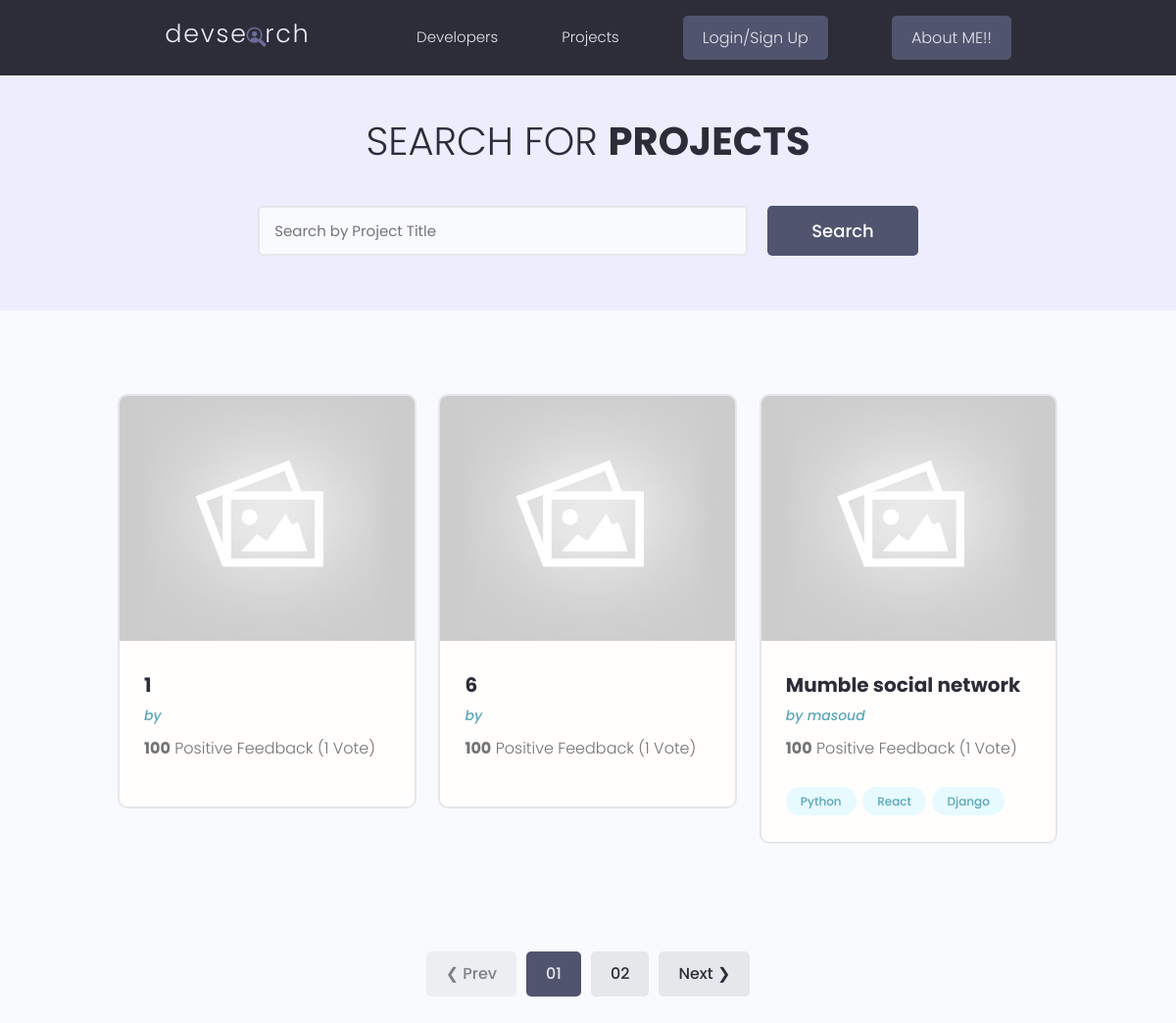
/projects/, run on the app's committed database.
### projects/models.py (models this page shows, shortened)
class Project(models.Model):
    owner= models.ForeignKey(Profile, null=True, blank=True, on_delete=models.SET_NULL)
    title = models.CharField(max_length=200)
    description = models.TextField(max_length=500, null=True, blank=True)
    demo_link = models.CharField(max_length=2000,null=True, blank=True)
    featured_image = models.ImageField(null=True, blank=True, default='default.jpg')
    source_link = models.CharField(max_length=2000,null=True, blank=True)
    tags = models.ManyToManyField('Tag', blank= True , null= True,)
    vote_total = models.IntegerField(default=0, null=True,blank=True)
    vote_ratio = models.IntegerField(default=0, null=True, blank=True)
    created=models.DateTimeField(auto_now_add=True)
    id = models.UUIDField(default=uuid.uuid4,unique=True,primary_key=True , editable=False)
    class Meta:
        ordering=['-vote_ratio','-vote_total','title']

class Tag(models.Model):
    name = models.CharField(max_length=200)
    created = models.DateTimeField(auto_now_add=True)
    id = models.UUIDField(default=uuid.uuid4, unique=True, primary_key=True, editable=False)
    def __str__(self):
        return self.name

### users/models.py (models this page shows, shortened)
class Profile(models.Model):
    user = models.OneToOneField(User, on_delete=models.CASCADE, null=True, blank=True)
    name = models.CharField(max_length=200, blank=True, null=True)
    username= models.CharField(max_length=200, blank=True, null=True)
    location = models.CharField(max_length=200, blank=True, null=True)
    email = models.EmailField(max_length=400 , null=True, blank=True)
    short_intro=models.CharField(max_length=400 , null=True, blank=True)
    bio=models.TextField(null=True,blank=True)
    profile_image=models.ImageField(null=True,blank=True,upload_to='profiles/', default='profiles/user-default.png')
    social_github = models.CharField(max_length=200, blank=True, null=True)
    social_twitter = models.CharField(max_length=200, blank=True, null=True)
    linkedin = models.CharField(max_length=200, blank=True, null=True)
    youtube = models.CharField(max_length=200, blank=True, null=True)
    created=models.DateTimeField(auto_now_add=True)
    id = models.UUIDField(default=uuid.uuid4, unique=True,primary_key=True,editable=False)

### projects/views.py (the view)
# urls.py: path("projects/",views.getProjects),
def projects(request):
    projects,search_query=search(request)
    projects,paginator,custom_range=paginateProject(request,projects)
    msg="hello you are on the projects page"
    contents={'message':msg , 'projects':projects, 'search_query':search_query,'paginator':paginator,'custom_range':custom_range}
    return render(request, "projects/projects.html",contents)

### projects/utils.py (called while the page is built)
def paginateProject(request,projects):
    page = request.GET.get('page')
    results = 3
    paginator = Paginator(projects, results)
    try:
        projects = paginator.page(page)
    except PageNotAnInteger:
        page = 1
        projects = paginator.page(page)
    except EmptyPage:
        page = paginator.num_pages
        projects = paginator.page(page)
    leftIndex = (int(page) - 1)
    if leftIndex < 1:
        leftIndex = 1
    rightIndex = (int(page) + 2)
    if (rightIndex > paginator.num_pages):
        rightIndex = paginator.num_pages + 1
    custom_range = range(leftIndex, rightIndex)
    return (projects,paginator,custom_range)

def search(request):
    search_query=''
    tags=''
    owner=''
    if request.GET.get("search_query"):
        search_query=request.GET.get("search_query")
        tags = Tag.objects.filter(name__icontains=search_query)
    projects=Project.objects.distinct().filter(Q(title__icontains=search_query)|
                                    Q(description__icontains=search_query)|
                                    Q(owner__name__icontains=search_query) |
                                    Q(tags__in=tags))
    return projects,search_query

### projects/templates/projects/projects.html (shortened to what this page needs)
{% extends 'main.html' %}
{% block content %}
 <main class="projects">
    <section class="hero-section text-center">
      <div class="container container--narrow">
        <div class="hero-section__box">
          <h2>Search for <span>Projects</span></h2>
        </div>
        <div id="searchForm" class="hero-section__search">
          <form class="form" action="" method="get">
            <div class="form__field">
              <input class="input input--text" id="formInput#search" type="text" name="search_query"
                value="{{ search_query }}" placeholder="Search by Project Title" />
            </div>
            <input class="btn btn--sub btn--lg" type="submit" value="Search" />
          </form>
        </div>
      </div>
    </section>
    <section class="projectsList">
      <div class="container">
        <div class="grid grid--three">
            {% for item in  projects %}
                <div class="column">
            <div class="card project">
              <a href="{% url 'project' item.id %}" class="project">
                <img class="project__thumbnail" src="{{ item.featured_image.url }}" alt="project thumbnail" />
                <div class="card__body">
                  <h3 class="project__title">{{ item.title }}</h3>
                  <p><a class="project__author" href="{% url 'user-profile' item.owner_id  %}">by {{ item.owner.name }}</a></p>
                  <p class="project--rating">
                    <span style="font-weight: bold;">{{ item.vote_ratio}}</span> Positive Feedback ({{ item.vote_total }} Vote{{ item.vote_total|pluralize:"s" }})
                  </p>
                  <div class="project__tags">
                    {% for tag in item.tags.all  %}
                        <span class="tag tag--pill tag--main">
                            <small>{{ tag }}</small>
                        </span>
                    {% endfor %}
                  </div>
                </div>
              </a>
            </div>
          </div>
            {% endfor %}
        </div>
      </div>
    </section>
    {% include 'pagination.html' with query_set=projects paginator=paginator custom_range=custom_range %}
  </main>
{% endblock content %}

### templates/main.html (shortened to what this page needs)
<!DOCTYPE html>
{% load static %}
<html lang="en">
<head>
  <link rel="stylesheet" href="https://cdn.iconmonstr.com/1.3.0/css/iconmonstr-iconic-font.min.css" />
  <link rel="stylesheet" href='{% static "uikit/styles/uikit.css" %}' />
  <link rel="stylesheet" href='{% static "styles/app.css" %}'/>
</head>
<body>
    {% include 'navbar.html' %}
    {% block content %}
    {% endblock content %}
</body>
</html>

### templates/navbar.html (shortened to what this page needs)
{% load static %}
  <header class="header">
    <div class="container container--narrow">
      <a href="{% url 'projetcs' %}" class="header__logo">
        <img src="{% static 'images/logo.svg' %}" alt="DevSearch Logo" />
      </a>
      <nav class="header__nav">
        <ul class="header__menu">
          <li class="header__menuItem"><a href="{% url 'profiles' %}">Developers</a></li>
          <li class="header__menuItem"><a href="{% url 'projetcs' %}">Projects</a></li>
          {% if request.user.is_authenticated %}
              <li class="header__menuItem"><a href="{% url 'account' %}">Account</a></li>
              <li class="header__menuItem"><a href="{% url 'inbox' %}">Inbox</a></li>
          <li class="header__menuItem"><a href="{% url 'logout' %}" class="btn btn--sub">Logout</a></li>
          {% else %}
          <li class="header__menuItem"><a href="{% url 'login' %}" class="btn btn--sub">Login/Sign Up</a></li>
          <li class="header__menuItem"><a href="{% url 'about_me' %}" class="btn btn--sub">About ME!!</a></li>
          {% endif %}
        </ul>
      </nav>
    </div>
  </header>

### templates/pagination.html
    {% if query_set.has_other_pages %}
     <div class="pagination">
      <ul class="container">
      {% if query_set.has_previous %}
        <li><a href="?page={{ query_set.previous_page_number }}" class="btn  page-link">&#10094; Prev</a></li>
      {% else %}
        <li><a href="?page={{ query_set.number }}" class="btn page-link btn--disabled">&#10094; Prev</a></li>
      {% endif %}
          {% for page in custom_range %}
        {% if page == query_set.number %}
        <li><a href="?page={{ page }}" class="btn page-link btn--sub">0{{ page }}</a></li>
        {% else %}
        <li><a href="?page={{ page }}" class="btn page-link">0{{ page }}</a></li>
        {% endif %}
        {% endfor %}
        {% if query_set.has_next %}
        <li><a href="?page={{ query_set.next_page_number }}" class="btn page-link">Next &#10095;</a></li>
        {% else %}
      <li><a href="?page={{ query_set.number }}" class="btn page-link">Next &#10095;</a></li>
      {% endif %}
      </ul>
    </div>
    {% endif %}

### static/styles/app.css (style rules this page uses)
:root { --color-sub: #2d2d39; }
.btn--sub { background-color: var(--color-sub-light); }
.card { border: 2px solid var(--color-light); }
img { width: 100%; }
.header { position: sticky; z-index: 111; background-color: var(--color-sub); padding: 1.5rem 0; }
.header > .container { display: flex; justify-content: space-between; align-items: center; }
.header__logo > img { height: 3.8rem; }
.header__nav > ul { display: inline-flex; align-items: center; list-style: none; gap: 6.5rem; }
.header__menuItem > a { color: var(--color-light); font-weight: 300; }
.hero-section { height: 40vh; display: flex; align-items: center; background-color: var(--color-sub); }
.hero-section__box { margin-bottom: 4rem; }
.hero-section__box > h2, .hero-section__box > h2 > span { font-size: 4rem; color: var(--color-light); line-height: 1.3; text-transform: uppercase; }
.hero-section__box > h2 { font-weight: 300; }
.hero-section__box > h2 > span { font-weight: 700; }
.hero-section__search > .form { display: flex; align-items: center; justify-content: center; gap: 2rem; }
.hero-section__search > .form input.input--text { width: 50rem; }
.pagination { margin-top: 8rem; margin-bottom: 10rem; }
.pagination > ul { flex-wrap: wrap; list-style: none; display: flex; align-items: center; justify-content: center; gap: 1rem; }
.pagination .btn { color: var(--color-sub); }
.pagination .btn.btn--sub { color: var(--color-light); }
.project__author { font-size: 1.4rem; font-style: italic; }
.project--rating { margin-bottom: 1.6em; margin-top: .5em; }
.projects > .hero-section { background: var(--color-sub-lighter); height: 30vh; }
.projects .hero-section__box { margin-bottom: 2.5rem; }
.projects .hero-section__box > h2 { color: var(--color-sub); }
.projects .hero-section__box > h2 > span { font-weight: 700; color: var(--color-sub); }
.projectsList { margin-top: 8rem; }
.project__thumbnail { height: 25rem; object-fit: cover; object-position: top center; }
.project__title { font-size: 2rem; font-weight: 700; color: var(--color-sub); }

### static/uikit/styles/modules/_variables.css (style rules this page uses)
:root { --color-main: #5aa5b9; --color-main-light: #e6faff; --color-sub: #3f4156; --color-sub-light: #51546e; --color-sub-lighter: #ededfd; --color-text: #737373; --color-gray: #8b8b8b; --color-light: #e5e7eb; --color-light-gray: #767676; --color-bg: #f8fafd; --color-white: #fffefd; --color-white-light: #f3f3f3; --color-success: #359e64; --color-success-bg: #def8e8; --color-error: #fc4b0b; --color-error-bg: #fff2ee; --font-base: 'Poppins', arial, helvetica, 'Segoe UI', roboto, ubuntu, sans-serif; --font-monospace: 'Fira Code', 'Courier New', courier, monospace; --font-regular: 300; --font-medium: 500; --font-bold: 700; --generic-shadow: 1px 1px 5px #00000010; --generic-transition: all 0.3s ease-in-out; }

### static/uikit/styles/modules/_base.css (style rules this page uses)
* { margin: 0; padding: 0; box-sizing: border-box; text-rendering: optimizeLegibility; color: inherit; font-size: inherit; }
html { font-size: 50%; }
@media only screen and (min-width: 480px) { html { font-size: 56.25%; } }
@media only screen and (min-width: 1200px) { html { font-size: 62.5%; } }
body { line-height: 1.6; font-weight: 400; font-size: 1.5rem; color: var(--color-text); background-color: var(--color-bg); min-height: 100vh; }

### static/uikit/styles/modules/_typography.css (style rules this page uses)
* { font-family: var(--font-base); }
h2 { font-size: 3.6rem; font-weight: var(--font-bold); }
h3 { font-size: 3.2rem; font-weight: var(--font-medium); }
p, span, strong { font-size: 1.6rem; color: var(--color-text); font-weight: var(--font-regular); }
a { padding-bottom: 2px; text-decoration: none; display: inline-block; color: var(--color-main); font-weight: var(--font-medium); }

### static/uikit/styles/modules/_utilities.css (style rules this page uses)
.container { width: 92%; max-width: 165rem; margin: 0 auto; box-sizing: border-box; }
.container--narrow { width: 92%; max-width: 120rem; }
@media screen and (min-width: 1000px) { .container { width: 90%; } }
@media screen and (min-width: 1000px) { .container--narrow { width: 85%; } }
@media screen and (min-width: 1200px) { .container { width: 80%; } }
@media screen and (min-width: 1200px) { .container--narrow { width: 72%; } }
.text-center { text-align: center; }

### static/uikit/styles/modules/_card.css (style rules this page uses)
.card { border-radius: 1rem; background-color: var(--color-white); border: 1.5px solid var(--color-light); width: auto; height: auto; margin-top: 0.5rem; margin-bottom: 0.5rem; overflow: hidden; }
.card__body, .card__header { padding: 2rem 2.5rem; }

### data on the page
Project: featured_image (placeholder picture), title "1", vote_ratio "100", vote_total "1"
Project: featured_image (placeholder picture), title "6", vote_ratio "100", vote_total "1"
Project: featured_image (placeholder picture), title "Mumble social network", owner.name "masoud", vote_ratio "100", vote_total "1"
Tag: name "Python"
Tag: name "React"
Tag: name "Django"

### other printed values
{{ page }} "1"
{{ page }} "2"
